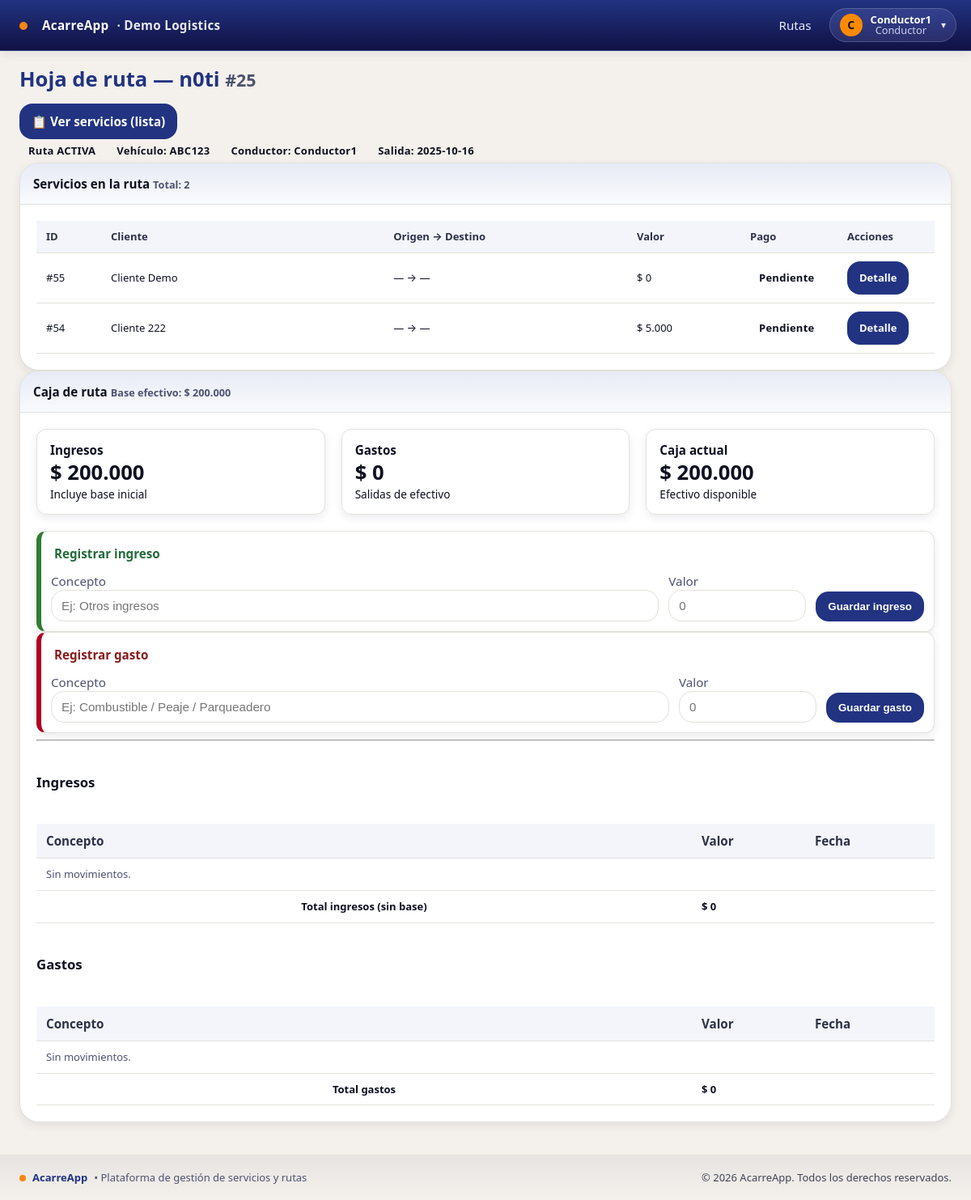
The app's page /rutas/25/hoja/ (signed in), older data.
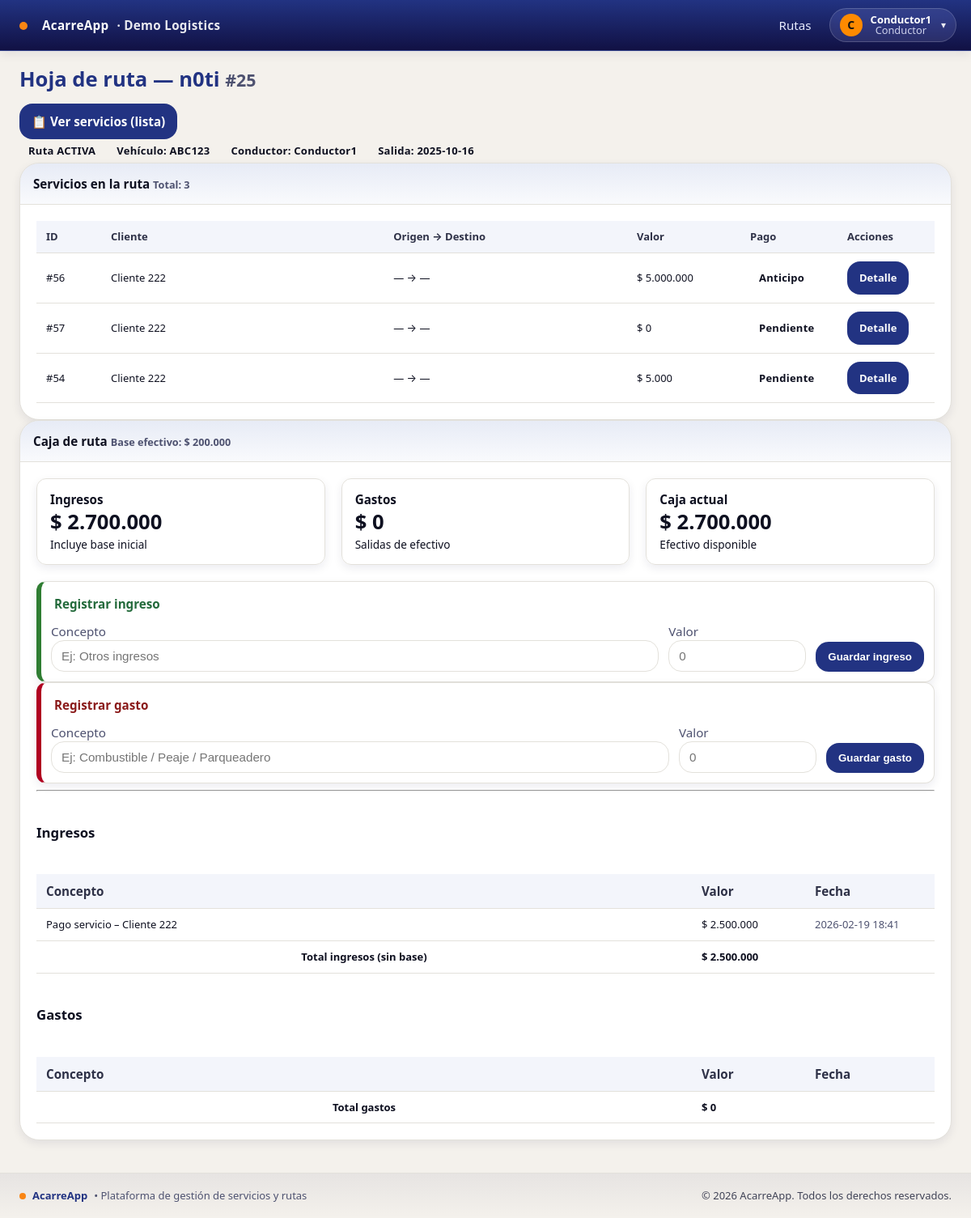
The same page, newer data.
### servicios/models.py (models this page shows, shortened)
class Servicio(models.Model):
    PENDIENTE = 'PEND'
    ANTICIPO = 'ANT'
    PAGADO = 'PAG'
    ESTADOS = [(PENDIENTE,'Pendiente'), (ANTICIPO,'Recibir anticipo'), (PAGADO,'Pagado')]
    cliente = models.ForeignKey('empresa.Cliente', on_delete=models.PROTECT)
    ruta = models.ForeignKey('rutas.Ruta', on_delete=models.CASCADE, related_name='servicios')
    valor = models.PositiveIntegerField(default=0)
    estado_pago = models.CharField(max_length=4, choices=ESTADOS, default=PENDIENTE)
    anticipo = models.PositiveIntegerField(default=0)
    origen = models.CharField(max_length=200, blank=True)
    destino = models.CharField(max_length=200, blank=True)
    notas = models.TextField(blank=True)
    recogido = models.BooleanField(default=False)
    entregado = models.BooleanField(default=False)
    recogido_en = models.DateTimeField(null=True, blank=True)
    lat_recogida = models.FloatField(null=True, blank=True)
    lon_recogida = models.FloatField(null=True, blank=True)
    entregado_en = models.DateTimeField(null=True, blank=True)
    lat_entrega = models.FloatField(null=True, blank=True)
    lon_entrega = models.FloatField(null=True, blank=True)
    orden = models.PositiveIntegerField(default=0, db_index=True)
    cantidad = models.PositiveIntegerField(
        default=1,
        validators=[MinValueValidator(1)],
        help_text="Número de unidades asociadas al servicio (mínimo 1)."
    )
    class Meta:
        ordering = ['ruta', 'orden', 'id']
    @property
    def saldo_cartera(self):
        if self.estado_pago == self.PAGADO:
            return 0
        if self.estado_pago == self.PENDIENTE:
            return self.valor
        return max(self.valor - self.anticipo, 0)

### empresa/models.py (models this page shows, shortened)
class Cliente(models.Model):
    empresa = models.ForeignKey(Empresa, on_delete=models.PROTECT)
    nombre = models.CharField(max_length=120)
    contacto = models.CharField(max_length=120, blank=True)
    telefono = models.CharField(max_length=50, blank=True)
    direccion = models.CharField(max_length=200, blank=True)
    activo = models.BooleanField(default=True)
    class Meta:
        unique_together = [('empresa','nombre')]
        ordering = ['nombre']

### rutas/models.py (models this page shows)
class MovimientoCaja(models.Model):
    TIPO = [('INGRESO','Ingreso'), ('GASTO','Gasto')]
    empresa = models.ForeignKey(Empresa, on_delete=models.PROTECT)
    ruta = models.ForeignKey(Ruta, on_delete=models.CASCADE, related_name='movimientos')
    tipo = models.CharField(max_length=10, choices=TIPO)
    concepto = models.CharField(max_length=120)
    valor = models.IntegerField()
    usuario = models.ForeignKey(User, on_delete=models.PROTECT)
    timestamp = models.DateTimeField(auto_now_add=True)

### rutas/views.py (the view)
# urls.py: path('<int:pk>/hoja/', views.RutaDetailView.as_view(), name='hoja'),   # ⬅️ hoja de ruta
@method_decorator(login_required, name='dispatch')
class RutaDetailView(DetailView):
    model = Ruta
    template_name = 'rutas/detail.html'
    context_object_name = 'ruta'
    def get_queryset(self):
        emp = get_current_empresa()
        qs = Ruta.objects.filter(empresa=emp).select_related('vehiculo', 'conductor')
        if is_conductor(self.request.user):
            qs = qs.filter(conductor=self.request.user)
        return qs
    def dispatch(self, request, *args, **kwargs):
        self.object = self.get_object()
        if is_conductor(request.user) and self.object.estado != 'ACTIVA':
            messages.warning(request, 'Esta ruta ya fue cerrada.')
            return redirect('rutas:list')
        return super().dispatch(request, *args, **kwargs)
    def get_context_data(self, **kwargs):
        ctx = super().get_context_data(**kwargs)
        ruta = self.object
        servicios = ruta.servicios.select_related('cliente').order_by('orden', 'id')
        tot_servicios = servicios.count()
        valor_total = sum(s.valor for s in servicios)
        total_cobrado = sum(s.valor for s in servicios if s.estado_pago == 'PAG')
        total_pendiente = sum(getattr(s, 'saldo_cartera', 0) for s in servicios)
        movs = ruta.movimientos.all().order_by('-timestamp')
        total_gastos = sum(m.valor for m in movs if m.tipo == 'GASTO')
        total_ingresos = ruta.base_efectivo + sum(m.valor for m in movs if m.tipo == 'INGRESO')
        disponible = total_ingresos - total_gastos
        utilidad_neta = total_cobrado - total_gastos
        base = ruta.base_efectivo or 0
        ingresos_sin_base = (total_ingresos or 0) - base
        ctx.update({
            'servicios': servicios,
            'movimientos': movs,
            'tot_servicios': tot_servicios,
            'valor_total': valor_total,
            'total_cobrado': total_cobrado,
            'total_pendiente': total_pendiente,
            'total_gastos': total_gastos,
            'total_ingresos': total_ingresos,
            'disponible': disponible,
            'utilidad_neta': utilidad_neta,
            'ingresos_sin_base': ingresos_sin_base,   # ← aquí
            'es_gerente': is_gerente(self.request.user),
            'es_conductor': is_conductor(self.request.user),
            'add_servicio_url': reverse('servicios:crear') + f'?ruta={ruta.pk}',
        })
        return ctx

### acarreapp/context_processors.py (called while the page is built)
def vapid_public_key(request):
    return {"VAPID_PUBLIC_KEY": settings.VAPID_PUBLIC_KEY}

### acarreapp/tenancy.py (called while the page is built)
def set_current_empresa(empresa):
    _state.empresa = empresa

def get_current_empresa():
    return getattr(_state, 'empresa', None)

def empresa_context(request):
    return {'empresa_actual': get_current_empresa()}

### rutas/templatetags/formatting.py (called while the page is built)
def _to_number(value):
    try:
        return float(value)
    except Exception:
        return 0.0

@register.filter
def miles(value):
    n = int(round(_to_number(value)))
    return f"{n:,}".replace(",", ".")

@register.filter
def money(value):
    return f"$ {miles(value)}"

### rutas/views.py (called while the page is built)
def is_gerente(user):
    role = getattr(getattr(user, 'userprofile', None), 'rol', '')
    return user.is_superuser or user.is_staff or role == 'GERENTE'

def is_conductor(user):
    role = getattr(getattr(user, 'userprofile', None), 'rol', '')
    return role == 'CONDUCTOR' or user.groups.filter(name__iexact='Conductor').exists()

### templates/rutas/detail.html (shortened to what the changed rows need)
{% extends "base.html" %}
{% load formatting %}
{% load humanize %}
{% block content %}
<div class="d-flex justify-content-between align-items-center mb-3">
  <h1 class="m-0">
    Hoja de ruta — {{ ruta.nombre|default:"(sin nombre)" }} <small class="text-muted">#{{ ruta.id }}</small>
  </h1>
</div>
<div class="row g-3">
  <div class="col-lg-7">
    <div class="card shadow-sm h-100">
      <div class="card-header d-flex justify-content-between align-items-center">
        <span>Servicios en la ruta</span>
        <small class="text-muted">Total: {{ servicios|length }}</small>
      </div>
      <div class="card-body p-0">
        <div class="table-responsive">
          <table class="table table-striped table-hover align-middle mb-0">
            <thead class="table-light">
              <tr>
                <th class="text-center" style="width:80px;">ID</th>
                <th style="min-width:160px;">Cliente</th>
                <th>Origen → Destino</th>
                <th class="text-end" style="width:140px;">Valor</th>
                <th class="text-center" style="width:120px;">Pago</th>
                <th class="text-center" style="width:120px;">Acciones</th>
              </tr>
            </thead>
            <tbody id="sortable-servicios">
              {% for s in servicios %}
              <tr data-id="{{ s.id }}">
                <td class="text-center">#{{ s.id }}</td>
                <td>{% firstof s.cliente.nombre s.cliente "—" %}</td>
                <td>{{ s.origen|default:"—" }} → {{ s.destino|default:"—" }}</td>
                <td class="text-end">{{ s.valor|default:0|money }}</td>
                <td class="text-center">
                  {% if s.estado_pago == "PEND" %}
                    <span class="badge text-bg-secondary">Pendiente</span>
                  {% elif s.estado_pago == "ANT" %}
                    <span class="badge text-bg-warning">Anticipo</span>
                  {% else %}
                    <span class="badge text-bg-success">Pagado</span>
                  {% endif %}
                </td>
                <td class="text-center">
                  <a class="btn btn-sm btn-outline-primary" href="{% url 'servicios:detail' s.id %}">Detalle</a>
                </td>
              </tr>
              {% empty %}
              <tr><td {% if es_gerente and ruta.estado == "ACTIVA" %}colspan="7"{% else %}colspan="6"{% endif %} class="text-center text-muted py-4">Sin servicios.</td></tr>
              {% endfor %}
            </tbody>
          </table>
        </div>
      </div>
    </div>
  </div>
  <div class="col-lg-5">
    <div class="card shadow-sm h-100">
      <div class="card-body">
        <div class="kpis mb-3">
          <div class="kpi">
            <div class="label">Ingresos</div>
            <div class="value">{{ total_ingresos|default_if_none:0|money }}</div>
            <div class="desc">Incluye base inicial</div>
          </div>
          <div class="kpi">
            <div class="label">Caja actual</div>
            <div class="value">{{ disponible|default_if_none:0|money }}</div>
            <div class="desc">Efectivo disponible</div>
          </div>
        </div>
        <div class="row g-3 mov-block">
          <div class="col-md-6">
            <div class="table-responsive">
              <table class="table table-sm table-striped align-middle mov-table">
                <thead>
                  <tr>
                    <th>Concepto</th>
                    <th class="text-end" style="width:140px;">Valor</th>
                    <th class="text-muted small" style="width:160px;">Fecha</th>
                  </tr>
                </thead>
                <tbody>
                  {% for m in movimientos %}
                    {% if m.tipo == "INGRESO" %}
                      <tr>
                        <td>{% firstof m.concepto m.servicio.nombre m.servicio|stringformat:"s" "(sin detalle)" %}</td>
                        <td class="text-end">{{ m.valor|money }}</td>
                        <td class="text-muted small">{{ m.timestamp|date:"Y-m-d H:i" }}</td>
                      </tr>
                    {% endif %}
                  {% empty %}
                    <tr><td colspan="3" class="text-center text-muted">Sin movimientos.</td></tr>
                  {% endfor %}
                </tbody>
                <tfoot>
                  <tr>
                    <th class="text-end">Total ingresos (sin base)</th>
                    <td class="text-end">{{ ingresos_sin_base|default_if_none:0|money }}</td>
                    <td></td>
                  </tr>
                </tfoot>
              </table>
            </div>
          </div>
          <div class="col-md-6">
            <div class="table-responsive">
              <table class="table table-sm table-striped align-middle mov-table">
                <thead>
                  <tr>
                    <th>Concepto</th>
                    <th class="text-end" style="width:140px;">Valor</th>
                    <th class="text-muted small" style="width:160px;">Fecha</th>
                  </tr>
                </thead>
                <tbody>
                  {% for m in movimientos %}
                    {% if m.tipo == "GASTO" %}
                      <tr>
                        <td>{{ m.concepto|default:"(sin detalle)" }}</td>
                        <td class="text-end">{{ m.valor|money }}</td>
                        <td class="text-muted small">{{ m.timestamp|date:"Y-m-d H:i" }}</td>
                      </tr>
                    {% endif %}
                  {% empty %}
                    <tr><td colspan="3" class="text-center text-muted">Sin movimientos.</td></tr>
                  {% endfor %}
                </tbody>
                <tfoot>
                  <tr>
                    <th class="text-end">Total gastos</th>
                  </tr>
                </tfoot>
              </table>
            </div>
          </div>
        </div>
      </div>
    </div>
  </div>
</div>
{% endblock %}

Row changes from the older to the newer data that the page shows:
removed Servicio: id "55", cliente.nombre "Cliente Demo", origen "—", destino "—", valor "$ 0", estado_pago "Pendiente"
added Servicio: id "56", cliente.nombre "Cliente 222", origen "—", destino "—", valor "$ 5.000.000", estado_pago "Anticipo"
added Servicio: id "57", cliente.nombre "Cliente 222", origen "—", destino "—", valor "$ 0", estado_pago "Pendiente"
added MovimientoCaja: concepto "Pago servicio – Cliente 222", valor "$ 2.500.000", timestamp "2026-02-19 18:41"
Text that changed along with them:
{{ servicios|length }}: "2" → "3"
{{ total_ingresos|default_if_none:0|money }}: "$ 200.000" → "$ 2.700.000"
{{ disponible|default_if_none:0|money }}: "$ 200.000" → "$ 2.700.000"
{{ ingresos_sin_base|default_if_none:0|money }}: "$ 0" → "$ 2.500.000"
text no longer shown: "Sin movimientos. Sin movimientos."
